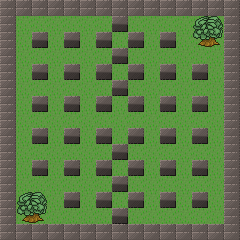

This game map was drawn from its Tiled (.tmx) file and the tilesets committed beside it. A one-line description and the trimmed map source follow:
An orthogonal 15x15 tile map with 16x16 px tiles, 2 tile layers (background, objects).

<map version="1.0" orientation="orthogonal" renderorder="right-down" width="15" height="15" tilewidth="16" tileheight="16" nextobjectid="1">
 <tileset firstgid="1" name="sprites" tilewidth="16" tileheight="16" tilecount="285">
  <image source="sprites.png" width="240" height="304" />
 </tileset>
 <layer name="background" width="15" height="15">
  <data>[225 cells, 225 non-empty, 1 distinct tile ids]</data>
 </layer>
 <layer name="objects" width="15" height="15">
  <data>[225 cells, 105 non-empty, 7 distinct tile ids]</data>
 </layer>
</map>
